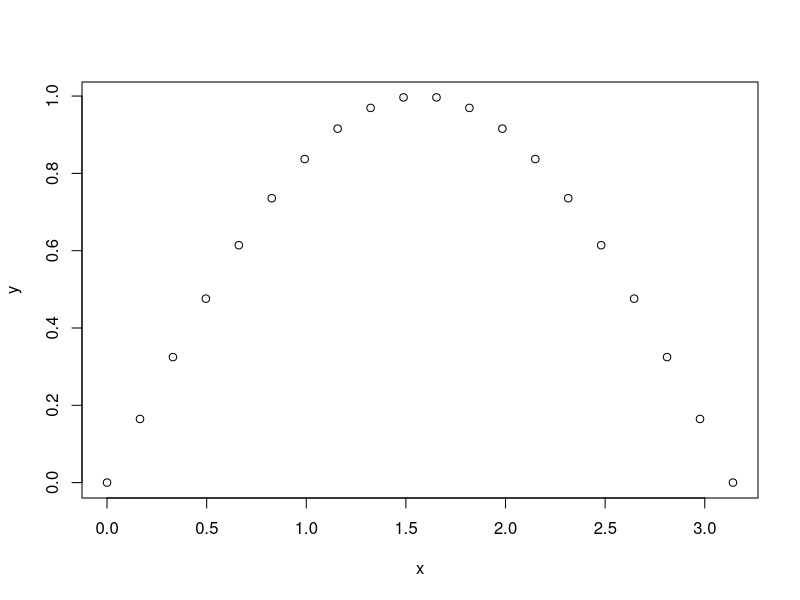

This chart was generated by the following R code:
#
#   Use mouse to click near a point, returns index of
#   corresponding point.
#
X11()

x = seq(0, pi, length.out=20)
y = sin(x)

plot(x,y)
i = identify(x,y)

z <- locator(1)

i
